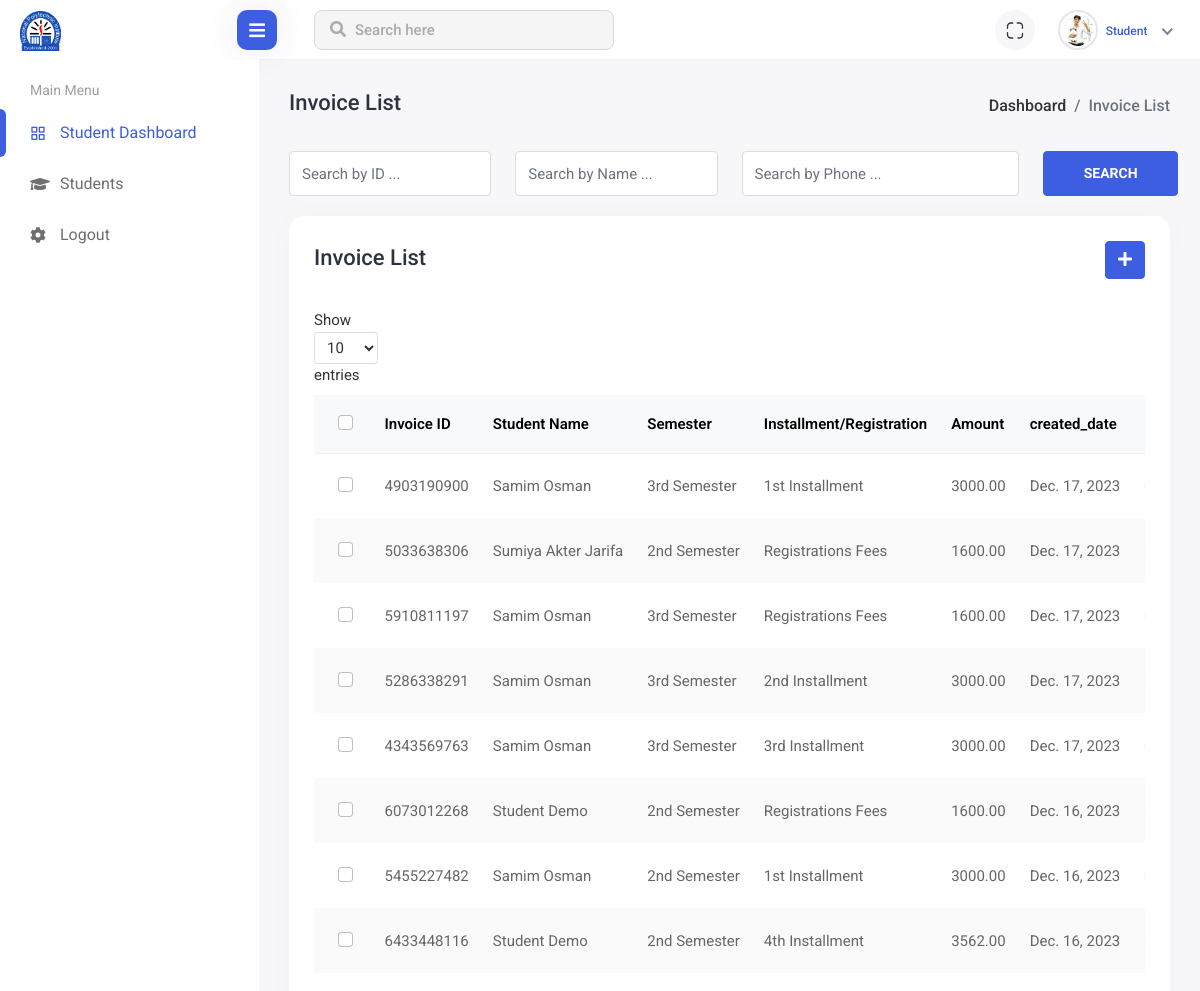
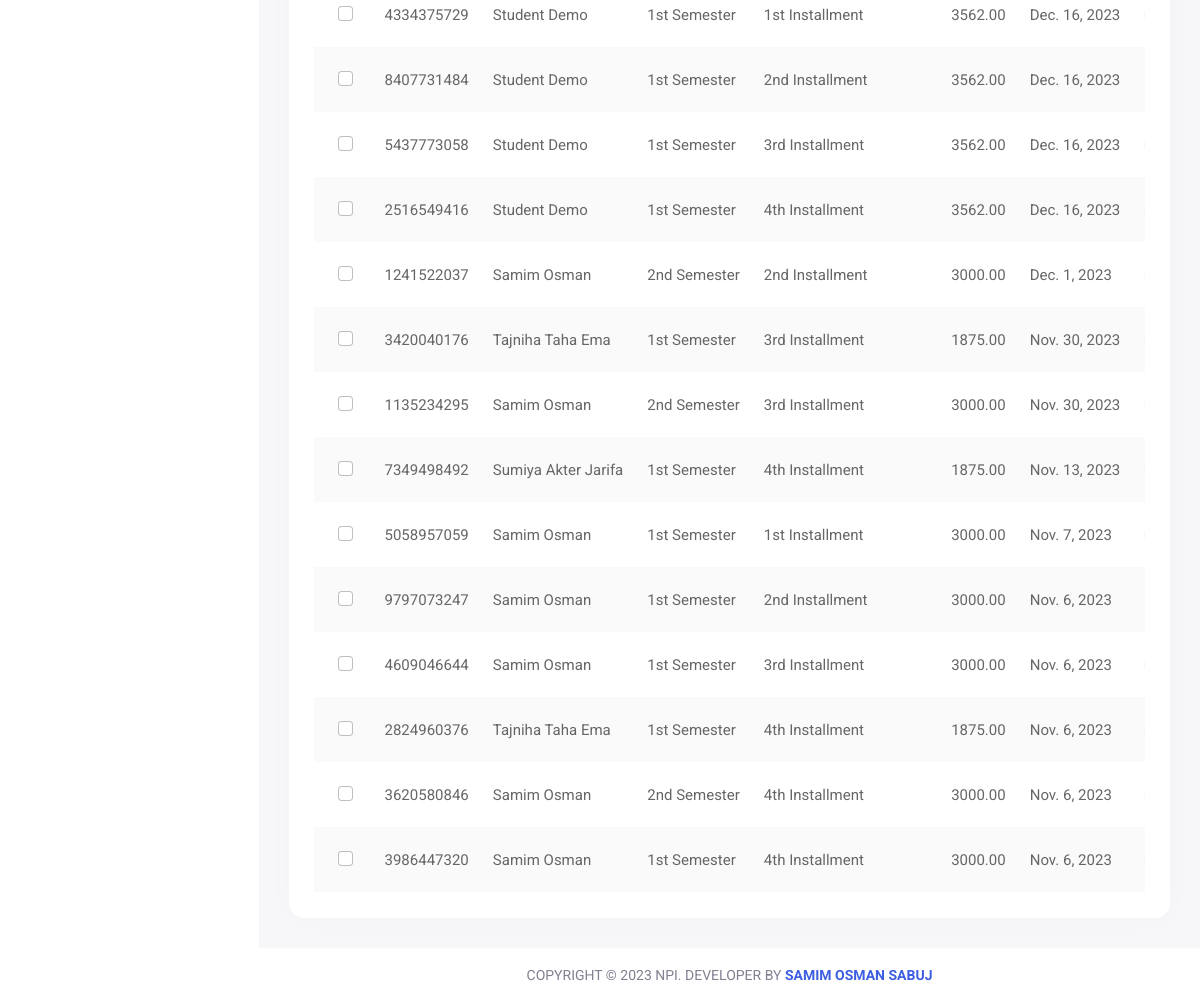
Page /student/invoice-list/ (signed in) on the committed database (2 pictures, top to bottom).
### student/models.py (models this page shows, shortened)
class Invoice(models.Model):
    student = models.ForeignKey(student, on_delete=models.DO_NOTHING)
    semester = models.ForeignKey(Semesters, on_delete=models.DO_NOTHING, blank=True, null=True)
    installment = models.ForeignKey(Installments, on_delete=models.DO_NOTHING, blank=True, null=True)
    registration_fees = models.ForeignKey(Registration_fees, on_delete=models.DO_NOTHING, blank=True, null=True)
    Invoice_id = models.CharField(max_length=10)
    amount = models.DecimalField(max_digits=10, decimal_places=2)
    created_date = models.DateField(auto_now_add=True)

class Semesters(models.Model):
    TITLE = (
        ('1st Semester', '1st Semester'),
        ('2nd Semester', '2nd Semester'),
        ('3rd Semester', '3rd Semester'),
        ('4th Semester', '4th Semester'),
        ('5th Semester', '5th Semester'),
        ('6th Semester', '6th Semester'),
        ('7th Semester', '7th Semester'),
        ('8th Semester', '8th Semester'),
        )
    Student = models.ForeignKey(student, on_delete=models.CASCADE, related_name="Students")
    title = models.CharField(choices=TITLE, max_length=50)
    start_date = models.DateField(auto_now_add=True)
    result = models.FloatField(max_length=5, blank=True, null=True)
    is_complete = models.BooleanField(default=False)
    def __str__(self) -> str:
        return self.title
    class Meta:
        ordering = ['title']

class Installments(models.Model):
    TITLE = (
        ('1st Installment', '1st Installment'),
        ('2nd Installment', '2nd Installment'),
        ('3rd Installment', '3rd Installment'),
        ('4th Installment', '4th Installment'),
    )
    PAYMENT_METHOD = (
        ('Cash', 'Cash'),
        ('Bkash', 'Bkash'),
        ('Others', 'Others'),
    )
    semester = models.ForeignKey(Semesters, on_delete=models.CASCADE, related_name="Semester")
    title = models.CharField(choices=TITLE, max_length=50)
    amount = models.PositiveIntegerField(default=3750)
    discount = models.PositiveIntegerField(default=0)
    created_date = models.DateTimeField(auto_now_add=True)
    payment_method = models.CharField(choices=PAYMENT_METHOD, max_length=15, blank=True, null=False)
    is_paid = models.BooleanField(default=False)
    def __str__(self) -> str:
        return self.title
    class Meta:
        ordering = ['-created_date']

class Registration_fees(models.Model):
    PAYMENT_METHOD = (
        ('Cash', 'Cash'),
        ('Bkash', 'Bkash'),
        ('Others', 'Others'),
    )
    Student = models.ForeignKey(student, on_delete=models.DO_NOTHING, related_name='Student')
    semester = models.ForeignKey(Semesters, on_delete=models.DO_NOTHING, related_name='Registration_fees_semester')
    title = models.CharField(max_length=50, default="Registrations Fees")
    amount = models.DecimalField(decimal_places=2, max_digits=10)
    pay_date = models.DateField(blank=True, null=True)
    is_paid = models.BooleanField(default=False)
    payment_method = models.CharField(choices=PAYMENT_METHOD, max_length=15, blank=True, null=False)

### account/models.py (models this page shows, shortened)
class User(AbstractBaseUser, PermissionsMixin):
    email = models.EmailField(max_length=50, blank=False, unique=True)
    username = models.CharField(max_length=40, validators=[UnicodeUsernameValidator], unique=True)
    is_active = models.BooleanField(default=True)
    is_staff = models.BooleanField(default=False)
    is_superuser = models.BooleanField(default=False)
    date_joined = models.DateTimeField(auto_now_add=True)
    objects = UserManager()
    is_student = models.BooleanField(default=False)
    is_teacher = models.BooleanField(default=False)
    is_adminstaff = models.BooleanField(default=False)
    USERNAME_FIELD = 'username'
    REQUIRED_FIELDS = ['email',]
    class Meta:
        ordering = ['-date_joined']

class student(User):
    GENDER = (
        ('Male', 'Male'),
        ('Female', 'Female'),
        ('Others', 'Others'),
    )
    RELIGION = (
        ('Islam', 'Islam'),
        ('Hindu', 'Hindu'),
        ('Chirstian', 'Chirstian'),
        ('Buddist', 'Buddist'),
        ('Others', 'Others'),
    )
    BLOOD_GROUP = (
        ('A+', 'A+'),
        ('A-', 'A-'),
        ('B+', 'B+'),
        ('B-', 'B-'),
        ('O+', 'O+'),
        ('O-', 'O-'),
        ('AB+', 'AB+'),
        ('AB-', 'AB-'),
    )
    first_name = models.CharField(max_length=20)
    last_name = models.CharField(max_length=20)
    address = models.TextField(blank=True)
    gender = models.CharField(choices=GENDER, max_length=10, blank=True, null=False)
    date_of_birth = models.DateField(blank=True, null=False)
    blood_group = models.CharField(choices=BLOOD_GROUP, max_length=5, blank=True, null=False)
    roll_no = models.PositiveIntegerField(blank=True)
    religion = models.CharField(choices=RELIGION, max_length=10, blank=True, null=False)
    phone_number = models.TextField()
    student_image = models.ImageField(upload_to='student/img/', blank=True, null=False)
    department = models.ForeignKey(Department, on_delete=models.CASCADE, related_name='student_deparment', blank=True, null=True)
    semester = models.CharField(max_length=40)
    tuition_fees_discount = models.IntegerField(blank=True, null=True)
    otp_token = models.CharField(max_length=6, blank=True, null=True)
    is_varified = models.BooleanField(default=False)

### student/views.py (the view)
# urls.py: path('invoice-list/', invoice_list, name='invoice_list'),
@login_required(login_url='login')
def invoice_list(request):
    invoices = Invoice.objects.all().order_by('-id')
    context = {'invoices': invoices}
    return render(request, 'fees/invoice_list.html', context)

### templates/fees/invoice_list.html (shortened to what this page needs)
{% extends '../base/base.html' %}
{% load static %}
{% block body_content %}
<div class="content container-fluid">
    <div class="page-header">
        <div class="row">
            <div class="col-sm-12">
                <div class="page-sub-header">
                    <h3 class="page-title">Invoice List</h3>
                    <ul class="breadcrumb">
                        <li class="breadcrumb-item"><a href="">Dashboard</a></li>
                        <li class="breadcrumb-item active">Invoice List</li>
                    </ul>
                </div>
            </div>
        </div>
    </div>
    <div class="student-group-form">
        <div class="row">
            <div class="col-lg-3 col-md-6">
                <div class="form-group">
                    <input type="text" class="form-control" placeholder="Search by ID ...">
                </div>
            </div>
            <div class="col-lg-3 col-md-6">
                <div class="form-group">
                    <input type="text" class="form-control" placeholder="Search by Name ...">
                </div>
            </div>
            <div class="col-lg-4 col-md-6">
                <div class="form-group">
                    <input type="text" class="form-control" placeholder="Search by Phone ...">
                </div>
            </div>
            <div class="col-lg-2">
                <div class="search-student-btn">
                    <button type="btn" class="btn btn-primary">Search</button>
                </div>
            </div>
        </div>
    </div>
    <div class="row">
        <div class="col-sm-12">
            <div class="card card-table comman-shadow">
                <div class="card-body">
                    <div class="page-header">
                        <div class="row align-items-center">
                            <div class="col">
                                <h3 class="page-title">Invoice List</h3>
                            </div>
                            <div class="col-auto text-end float-end ms-auto download-grp">
                                <a href="{% url 'invoice_list' %}" class="btn btn-primary"><i
                                        class="fas fa-plus"></i></a>
                            </div>
                        </div>
                    </div>
                    <div class="table-responsive">
                        <div id="DataTables_Table_0_wrapper" class="dataTables_wrapper dt-bootstrap4 no-footer">
                            <div class="row">
                                <div class="col-sm-12 col-md-6">
                                    <div class="dataTables_length" id="DataTables_Table_0_length"><label>Show <select
                                                name="DataTables_Table_0_length" aria-controls="DataTables_Table_0"
                                                class="custom-select custom-select-sm form-control form-control-sm">
                                                <option value="10">10</option>
                                            </select> entries</label></div>
                                </div>
                                <div class="col-sm-12 col-md-6"></div>
                            </div>
                            <div class="row">
                                <div class="col-sm-12">
                                    <table
                                        class="table border-0 star-student table-hover table-center mb-0 datatable table-striped dataTable no-footer"
                                        id="DataTables_Table_0" role="grid" aria-describedby="DataTables_Table_0_info">
                                        <thead class="student-thread">
                                            <tr>
                                                <th>
                                                    <div class="form-check check-tables">
                                                        <input class="form-check-input" type="checkbox"
                                                            value="something">
                                                    </div>
                                                </th>
                                                <th>Invoice ID</th>
                                                <th>Student Name</th>
                                                <th>Semester</th>
                                                <th>Installment/Registration</th>
                                                <th>Amount</th>
                                                <th>created_date</th>
                                                <th class="text-end">Action</th>
                                            </tr>
                                        </thead>
                                        <tbody>
                                            {% for invoices in invoices %}
                                            <tr>
                                                <td>
                                                    <div class="form-check check-tables">
                                                        <input class="form-check-input" type="checkbox"
                                                            value="something">
                                                    </div>
                                                </td>
                                                <td>{{invoices.Invoice_id}}</td>
                                                <td>
                                                    {{invoices.student.first_name}} {{invoices.student.last_name}}
                                                </td>
                                                <td>{{invoices.semester}}</td>
                                                <td>
                                                    {% if invoices.installment %}
                                                    {{invoices.installment}}
                                                    {% endif %}
                                                    {% if invoices.registration_fees %}
                                                    {{invoices.registration_fees.title}}
                                                    {% endif %}
                                                </td>
                                                <td>{{invoices.amount}}</td>
                                                <td>{{invoices.created_date}}</td>
                                                <td class="text-end">
                                                </td>
                                            </tr>
                                            {% endfor %}
                                        </tbody>
                                    </table>
                                </div>
                            </div>
                        </div>
                    </div>
                </div>
            </div>
        </div>
    </div>
</div>
{% endblock body_content %}

### rows in the picture
Invoice: Invoice_id "4903190900", student.first_name "Samim", student.last_name "Osman", semester "3rd Semester", installment "1st Installment", amount "3000.00", created_date "Dec. 17, 2023"
Invoice: Invoice_id "5033638306", student.first_name "Sumiya", student.last_name "Akter Jarifa", semester "2nd Semester", registration_fees "Registrations Fees", amount "1600.00", created_date "Dec. 17, 2023"
Invoice: Invoice_id "5910811197", student.first_name "Samim", student.last_name "Osman", semester "3rd Semester", registration_fees "Registrations Fees", amount "1600.00", created_date "Dec. 17, 2023"
Invoice: Invoice_id "5286338291", student.first_name "Samim", student.last_name "Osman", semester "3rd Semester", installment "2nd Installment", amount "3000.00", created_date "Dec. 17, 2023"
Invoice: Invoice_id "4343569763", student.first_name "Samim", student.last_name "Osman", semester "3rd Semester", installment "3rd Installment", amount "3000.00", created_date "Dec. 17, 2023"
Invoice: Invoice_id "6073012268", student.first_name "Student", student.last_name "Demo", semester "2nd Semester", registration_fees "Registrations Fees", amount "1600.00", created_date "Dec. 16, 2023"
Invoice: Invoice_id "5455227482", student.first_name "Samim", student.last_name "Osman", semester "2nd Semester", installment "1st Installment", amount "3000.00", created_date "Dec. 16, 2023"
Invoice: Invoice_id "6433448116", student.first_name "Student", student.last_name "Demo", semester "2nd Semester", installment "4th Installment", amount "3562.00", created_date "Dec. 16, 2023"
Invoice: Invoice_id "4334375729", student.first_name "Student", student.last_name "Demo", semester "1st Semester", installment "1st Installment", amount "3562.00", created_date "Dec. 16, 2023"
Invoice: Invoice_id "8407731484", student.first_name "Student", student.last_name "Demo", semester "1st Semester", installment "2nd Installment", amount "3562.00", created_date "Dec. 16, 2023"
Invoice: Invoice_id "5437773058", student.first_name "Student", student.last_name "Demo", semester "1st Semester", installment "3rd Installment", amount "3562.00", created_date "Dec. 16, 2023"
Invoice: Invoice_id "2516549416", student.first_name "Student", student.last_name "Demo", semester "1st Semester", installment "4th Installment", amount "3562.00", created_date "Dec. 16, 2023"
Invoice: Invoice_id "1241522037", student.first_name "Samim", student.last_name "Osman", semester "2nd Semester", installment "2nd Installment", amount "3000.00", created_date "Dec. 1, 2023"
Invoice: Invoice_id "3420040176", student.first_name "Tajniha Taha", student.last_name "Ema", semester "1st Semester", installment "3rd Installment", amount "1875.00", created_date "Nov. 30, 2023"
Invoice: Invoice_id "1135234295", student.first_name "Samim", student.last_name "Osman", semester "2nd Semester", installment "3rd Installment", amount "3000.00", created_date "Nov. 30, 2023"
Invoice: Invoice_id "7349498492", student.first_name "Sumiya", student.last_name "Akter Jarifa", semester "1st Semester", installment "4th Installment", amount "1875.00", created_date "Nov. 13, 2023"
Invoice: Invoice_id "5058957059", student.first_name "Samim", student.last_name "Osman", semester "1st Semester", installment "1st Installment", amount "3000.00", created_date "Nov. 7, 2023"
Invoice: Invoice_id "9797073247", student.first_name "Samim", student.last_name "Osman", semester "1st Semester", installment "2nd Installment", amount "3000.00", created_date "Nov. 6, 2023"
Invoice: Invoice_id "4609046644", student.first_name "Samim", student.last_name "Osman", semester "1st Semester", installment "3rd Installment", amount "3000.00", created_date "Nov. 6, 2023"
Invoice: Invoice_id "2824960376", student.first_name "Tajniha Taha", student.last_name "Ema", semester "1st Semester", installment "4th Installment", amount "1875.00", created_date "Nov. 6, 2023"
Invoice: Invoice_id "3620580846", student.first_name "Samim", student.last_name "Osman", semester "2nd Semester", installment "4th Installment", amount "3000.00", created_date "Nov. 6, 2023"
Invoice: Invoice_id "3986447320", student.first_name "Samim", student.last_name "Osman", semester "1st Semester", installment "4th Installment", amount "3000.00", created_date "Nov. 6, 2023"
